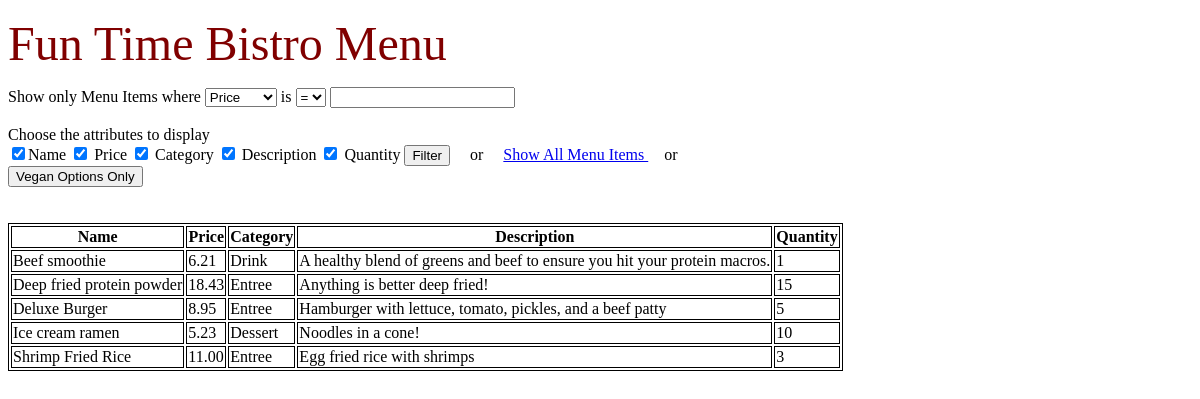
Page /filter_menu.php on the earlier database version.
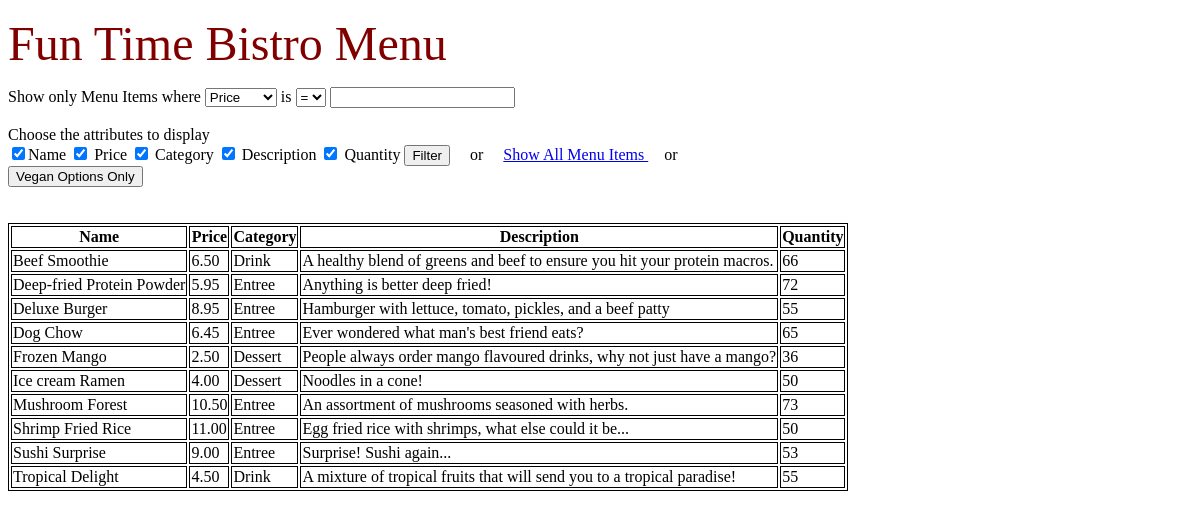
Same page on the later database version.
### tables this page shows
CREATE TABLE Menuitem
	(menu_id INT AUTO_INCREMENT,
	name VARCHAR(80),
	price DECIMAL(5, 2) NOT NULL,
	category VARCHAR(30) NOT NULL,
	description VARCHAR(300) NULL,
	quantity INT NOT NULL,
	m_deleted CHAR(1) NOT NULL,
	UNIQUE (menu_id),
	PRIMARY KEY (name));

### filter_menu.php (the view, shortened to what this page needs)
<?php
$form = array(
    'namebox' => true,
    'pricebox' => true,
    'catbox' => true,
    'descbox' => true,
    'qtybox' => true
    );
if(isset($_POST['vegan'])) {
    $query = "SELECT DISTINCT name, price, category, description, quantity
              FROM MenuItem m
              WHERE m_deleted = 'F' AND NOT EXISTS (SELECT DISTINCT menuItem_name
                                                     FROM MADEOF mo
                                                     WHERE m.name = mo.menuItem_name AND ingredient_name IN (SELECT name
                                                     FROM INGREDIENT WHERE type = 'Meat'))";
    $search_result = filterTable($query);
}
else {
    $query = "SELECT name, price, category, description, quantity FROM MenuItem WHERE m_deleted = 'F'";
    $search_result = filterTable($query);
}
function filterTable($query)
{
    require "base.php";
    $filter_Result = $conn->query($query);
    return $filter_Result;
}
?>
<!DOCTYPE html>
<html>
<head>
    <p> <font size = "20" color = maroon >  Fun Time Bistro Menu</font></p>
</head>
<body>
    <form method="post">
        Show only Menu Items where
        <select name="filter">
            <option value="price">Price</option>
        </select>
        is
        <select name="operator">
            <option value="=">=</option>
        </select>
        <input type="number" name="value" step="0.01" min=0 required>
        &nbsp; <br/> <br/>
        Choose the attributes to display <br>
        <input type="checkbox" name="selname" value="yes" <?php echo $form['namebox'] ? 'checked' : '' ?> />Name
        <input type="checkbox" name="selprice" value="yes" <?php echo $form['pricebox'] ? 'checked' : '' ?> /> Price
        <input type="checkbox" name="selimg" value="yes" <?php echo $form['catbox'] ? 'checked' : '' ?>/> Category
        <input type="checkbox" name="seldesc" value="yes" <?php echo $form['descbox'] ? 'checked' : '' ?>/> Description
        <input type="checkbox" name="selqty" value="yes" <?php echo $form['qtybox'] ? 'checked' : '' ?>/> Quantity
        <input type="submit" value="Filter">
        &nbsp; &nbsp;
        or
        &nbsp; &nbsp;
        <a href="filter_menu.php"> Show All Menu Items <a/>
        </form>
        &nbsp; &nbsp; or &nbsp; &nbsp;
        <form method="post">
           <input type="submit" value="Vegan Options Only">
       </form>
       <br/><br/>
       <table>
        <tr>
            <th>Name</th>
            <th>Price</th>
            <th>Category</th>
            <th>Description</th>
            <th>Quantity</th>
        </tr>
        <?php while($row = mysqli_fetch_array($search_result)):?>
            <tr>
                <td>
                    <?php
                    if (isset($row['name'])) {
                        echo $row['name'];}
                        ?>
                    </td>
                    <td>
                        <?php
                        if (isset($row['price'])) {
                            echo $row['price'];}
                            ?>
                        </td>
                        <td>
                            <?php
                            if (isset($row['category'])) {
                                echo $row['category'];}
                                ?>
                            </td>
                            <td>
                                <?php
                                if (isset($row['description'])) {
                                    echo $row['description'];}
                                    ?>
                                </td>
                                <td>
                                    <?php
                                    if (isset($row['quantity'])) {
                                        echo $row['quantity'];}
                                        ?>
                                    </td>
                                </tr>
                            <?php endwhile;?>
                        </table>
                    </body>
                    </html>

Differences in the rows shown:
removed menuitem: name "Beef smoothie", price "6.21", category "Drink", description "A healthy blend of greens and beef to ensure you hit your protein macros.", quantity "1"
removed menuitem: name "Deep fried protein powder", price "18.43", category "Entree", description "Anything is better deep fried!", quantity "15"
removed menuitem: name "Ice cream ramen", price "5.23", category "Dessert", description "Noodles in a cone!", quantity "10"
added menuitem: name "Beef Smoothie", price "6.50", category "Drink", description "A healthy blend of greens and beef to ensure you hit your protein macros.", quantity "66"
added menuitem: name "Deep-fried Protein Powder", price "5.95", category "Entree", description "Anything is better deep fried!", quantity "72"
changed menuitem "Deluxe Burger": quantity "5" → "55"
added menuitem: name "Dog Chow", price "6.45", category "Entree", description "Ever wondered what man's best friend eats?", quantity "65"
added menuitem: name "Frozen Mango", price "2.50", category "Dessert", description "People always order mango flavoured drinks, why not just have a mango?", quantity "36"
added menuitem: name "Ice cream Ramen", price "4.00", category "Dessert", description "Noodles in a cone!", quantity "50"
added menuitem: name "Mushroom Forest", price "10.50", category "Entree", description "An assortment of mushrooms seasoned with herbs.", quantity "73"
changed menuitem "Shrimp Fried Rice": description "Egg fried rice with shrimps" → "Egg fried rice with shrimps, what else could it be..."; quantity "3" → "50"
added menuitem: name "Sushi Surprise", price "9.00", category "Entree", description "Surprise! Sushi again...", quantity "53"
added menuitem: name "Tropical Delight", price "4.50", category "Drink", description "A mixture of tropical fruits that will send you to a tropical paradise!", quantity "55"
